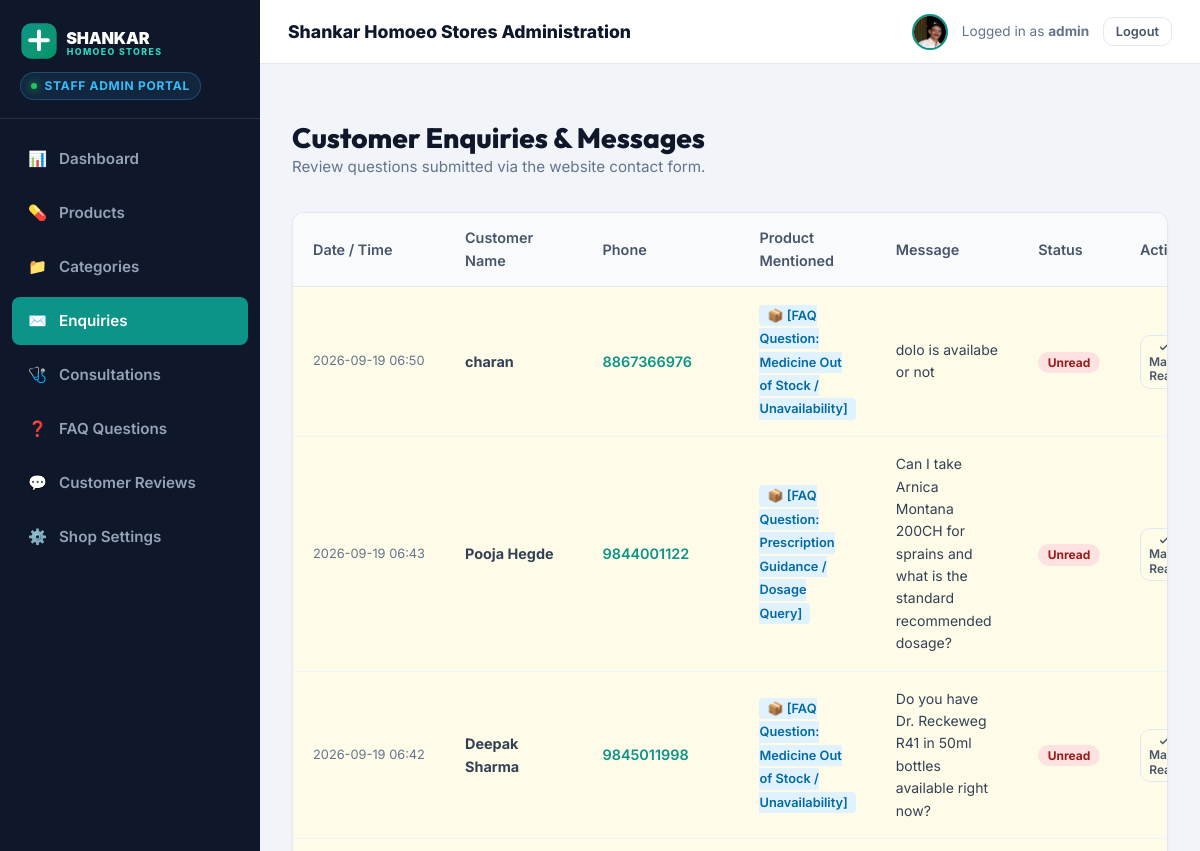
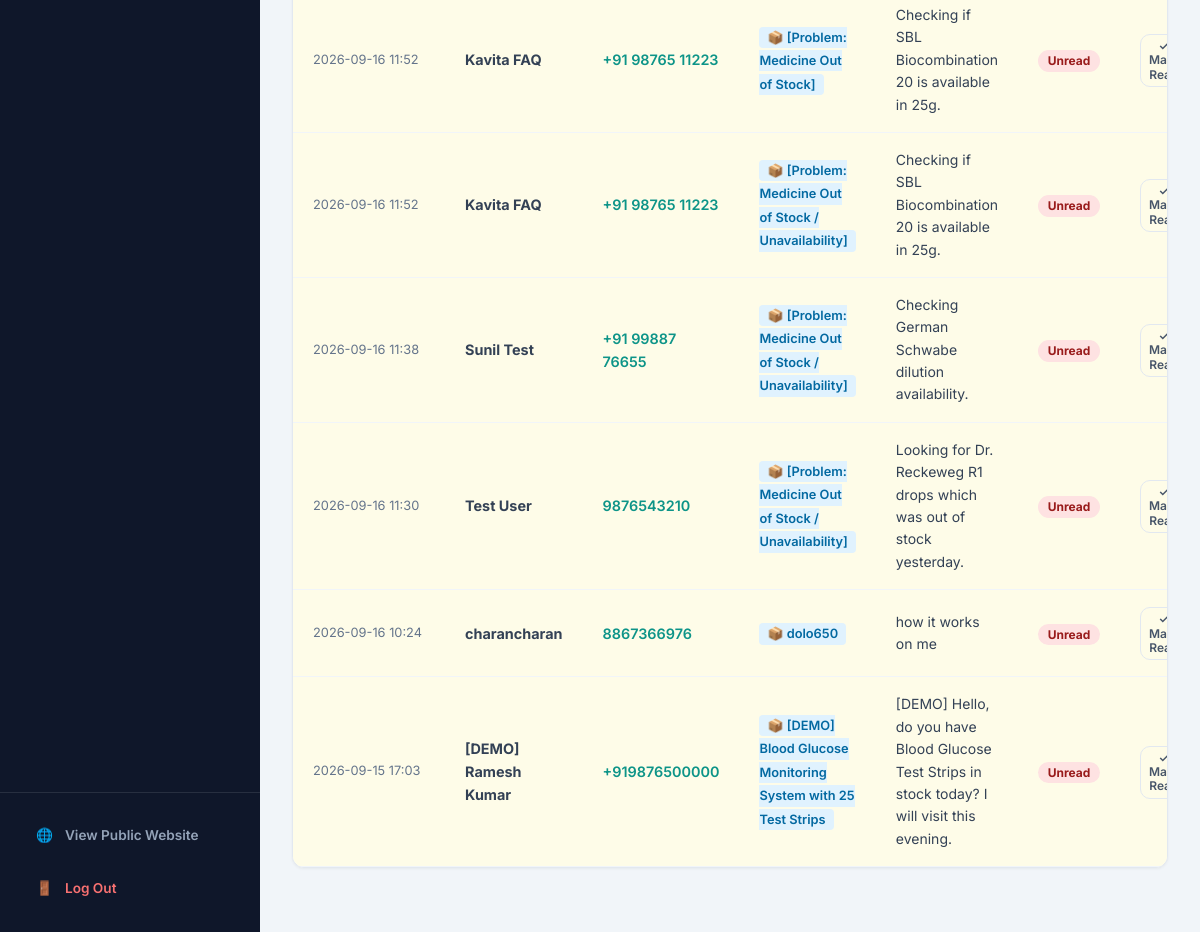
The app's page /admin/enquiries (signed in) with its own data (2 pictures, top to bottom).
### models/shop.py (models this page shows, shortened)
class Shop(db.Model):
    __tablename__ = 'shop'
    id = db.Column(db.Integer, primary_key=True)
    name = db.Column(db.String(150), nullable=False, default='Shankar Homoeo Stores')
    tagline = db.Column(db.String(255), nullable=True, default='Your Trusted Homoeopathic & Medical Store')
    owner_name = db.Column(db.String(100), nullable=True, default='J D Shankar')
    phone = db.Column(db.String(20), nullable=False, default='+91 98866 61239')
    whatsapp = db.Column(db.String(20), nullable=False, default='919886661239')
    physical_store_name = db.Column(db.String(150), nullable=True, default='Homeolaya')
    physical_store_phone = db.Column(db.String(20), nullable=True, default='+91 80506 04747')
    physical_store_whatsapp = db.Column(db.String(20), nullable=True, default='918050604747')
    doctor_phone = db.Column(db.String(20), nullable=True, default='+91 95357 17958')
    doctor_whatsapp = db.Column(db.String(20), nullable=True, default='919535717958')
    email = db.Column(db.String(120), nullable=True, default='shankarhomeostores@gmail.com')
    address = db.Column(db.String(300), nullable=False, default='opp to Kids kingdom, 7th Cross, Sampige Rd, Malleshwaram, Bengaluru, Karnataka 560003')
    area = db.Column(db.String(100), nullable=True, default='Malleshwaram')
    city = db.Column(db.String(100), nullable=True, default='Bengaluru')
    state = db.Column(db.String(100), nullable=True, default='Karnataka')
    pincode = db.Column(db.String(20), nullable=True, default='560003')
    landmark = db.Column(db.String(200), nullable=True, default='opp to Kids kingdom')
    physical_store_address = db.Column(db.String(300), nullable=True, default='Homeolaya, Suvarna Complex, 706/1, Vidyaranyapura Main Rd, near BWSSB Office & Canara Bank Stop, near Hyderabadi Bawarchi, BEL Layout, Vidyaranyapura, Bengaluru, Karnataka 560097')
    physical_store_landmark = db.Column(db.String(200), nullable=True, default='Near BWSSB Office & Canara Bank Stop, Near Hyderabadi Bawarchi')
    physical_store_area = db.Column(db.String(100), nullable=True, default='Vidyaranyapura')
    physical_store_pincode = db.Column(db.String(20), nullable=True, default='560097')
    physical_store_maps_url = db.Column(db.Text, nullable=True, default='https://www.google.com/maps/dir/?api=1&destination=Homeolaya,+Suvarna+Complex,+706/1,+Vidyaranyapura+Main+Rd,+near+BWSSB+Office+%26+Canara+Bank+Stop,+near+Hyderabadi+Bawarchi,+BEL+Layout,+Vidyaranyapura,+Bengaluru,+Karnataka+560097')
    physical_store_maps_embed_url = db.Column(db.Text, nullable=True, default='https://maps.google.com/maps?q=Homeolaya,+Suvarna+Complex,+706/1,+Vidyaranyapura+Main+Rd,+BEL+Layout,+Vidyaranyapura,+Bengaluru,+Karnataka+560097&t=&z=16&ie=UTF8&iwloc=&output=embed')
    google_maps_url = db.Column(db.Text, nullable=True, default='https://www.google.com/maps/dir/?api=1&destination=Kids+Kingdom,+7th+Cross,+Sampige+Rd,+Malleshwaram,+Bengaluru,+Karnataka 560003')
    google_maps_embed_url = db.Column(db.Text, nullable=True, default='https://maps.google.com/maps?q=opp+to+Kids+kingdom,+7th+Cross,+Sampige+Rd,+Malleshwaram,+Bengaluru,+Karnataka+560003&t=&z=16&ie=UTF8&iwloc=&output=embed')
    latitude = db.Column(db.Float, nullable=True, default=13.0783)
    longitude = db.Column(db.Float, nullable=True, default=77.5582)
    opening_hours = db.Column(db.String(255), nullable=False, default='Monday - Saturday: 10:00 AM - 8:00 PM | Sunday: Closed')
    weekly_closure = db.Column(db.String(100), nullable=True, default='Sunday')
    weekday_open_time = db.Column(db.String(10), nullable=False, default='10:00')
    weekday_close_time = db.Column(db.String(10), nullable=False, default='20:00')
    sunday_open_time = db.Column(db.String(10), nullable=False, default='00:00')
    sunday_close_time = db.Column(db.String(10), nullable=False, default='00:00')
    is_sunday_closed = db.Column(db.Boolean, default=True)
    description = db.Column(db.Text, nullable=True, default='Your trusted neighborhood medical store dispensing authentic medicines, healthcare essentials, wellness products, and personalized care.')
    logo_path = db.Column(db.String(255), nullable=True, default='/static/images/logo.svg')
    updated_at = db.Column(db.DateTime, default=lambda: datetime.now(timezone.utc), onupdate=lambda: datetime.now(timezone.utc))

### models/enquiry.py (models this page shows, shortened)
class Enquiry(db.Model):
    __tablename__ = 'enquiry'
    id = db.Column(db.Integer, primary_key=True)
    name = db.Column(db.String(100), nullable=False)
    phone = db.Column(db.String(20), nullable=False)
    message = db.Column(db.Text, nullable=False)
    product_name = db.Column(db.String(200), nullable=True)
    status = db.Column(db.String(20), default='unread', index=True) # unread, read, replied
    created_at = db.Column(db.DateTime, default=lambda: datetime.now(timezone.utc), index=True)

### routes/admin.py (the view)
@admin_bp.route('/enquiries')
@admin_required
def enquiries():
    enquiry_list = Enquiry.query.order_by(Enquiry.created_at.desc()).all()
    return render_template('admin/enquiries.html', enquiries=enquiry_list)

### templates/admin/enquiries.html (shortened to what this page needs)
{% extends 'admin/base_admin.html' %}
{% block content %}
<div style="margin-bottom: 2rem;">
  <h1 style="font-size: 1.75rem; color: #0f172a; font-weight: 800;">Customer Enquiries &amp; Messages</h1>
  <p style="color: #64748b; font-size: 0.95rem;">Review questions submitted via the website contact form.</p>
</div>
<div class="admin-card">
  <div class="table-responsive">
    <table class="admin-table">
      <thead>
        <tr>
          <th>Date / Time</th>
          <th>Customer Name</th>
          <th>Phone</th>
          <th>Product Mentioned</th>
          <th>Message</th>
          <th>Status</th>
          <th>Actions</th>
        </tr>
      </thead>
      <tbody>
        {% for enq in enquiries %}
        <tr style="{% if enq.status == 'unread' %}background-color: #fefce8;{% endif %}">
          <td style="font-size: 0.8rem; color: #64748b; white-space: nowrap;">
            {{ enq.created_at.strftime('%Y-%m-%d %H:%M') }}
          </td>
          <td>
            <strong>{{ enq.name }}</strong>
          </td>
          <td>
            <a href="tel:{{ enq.phone }}" style="font-weight: 600;">{{ enq.phone }}</a>
          </td>
          <td>
            {% if enq.product_name %}
            <span style="background-color: #e0f2fe; color: #0369a1; padding: 0.2rem 0.5rem; border-radius: 4px; font-size: 0.8rem; font-weight: 600;">
              📦 {{ enq.product_name }}
            </span>
            {% else %}
            <span style="color: #94a3b8; font-size: 0.8rem;">General</span>
            {% endif %}
          </td>
          <td style="max-width: 320px;">
            <div style="font-size: 0.875rem; color: #334155;">{{ enq.message }}</div>
          </td>
          <td>
            {% if enq.status == 'unread' %}
            <span style="background-color: #fee2e2; color: #991b1b; padding: 0.2rem 0.6rem; border-radius: 999px; font-size: 0.75rem; font-weight: 700;">Unread</span>
            {% else %}
            <span style="background-color: #d1fae5; color: #065f46; padding: 0.2rem 0.6rem; border-radius: 999px; font-size: 0.75rem; font-weight: 700;">Read</span>
            {% endif %}
          </td>
          <td>
            <div style="display: flex; gap: 0.5rem; align-items: center;">
              <form method="POST" action="{{ url_for('admin.toggle_enquiry_status', enquiry_id=enq.id) }}" style="display: inline;">
                <button type="submit" class="btn btn-sm btn-outline" style="padding: 0.25rem 0.5rem; font-size: 0.75rem;">
                  {% if enq.status == 'unread' %}✓ Mark Read{% else %}Mark Unread{% endif %}
                </button>
              </form>
            </div>
          </td>
        </tr>
        {% else %}
        <tr>
          <td colspan="7" style="text-align: center; color: #94a3b8; padding: 3rem;">
            No customer enquiries recorded yet.
          </td>
        </tr>
        {% endfor %}
      </tbody>
    </table>
  </div>
</div>
{% endblock %}

### templates/admin/base_admin.html (shortened to what this page needs)
<!DOCTYPE html>
<html lang="en">
<head>
  <link rel="stylesheet" href="{{ url_for('static', filename='css/style.css') }}">
  <link rel="stylesheet" href="{{ url_for('static', filename='css/admin.css') }}?v=1.3">
</head>
<body>
  <div class="admin-layout">
    <aside class="admin-sidebar">
      <div class="sidebar-header">
        <a href="{{ url_for('admin.dashboard') }}" class="sidebar-brand-link" title="{{ shop.name }} Admin Dashboard">
          <img src="{{ url_for('static', filename='images/logo_white.svg') }}" alt="{{ shop.name }} Logo" class="sidebar-brand-logo">
        </a>
        <div class="sidebar-brand-badge-row">
          <span class="sidebar-admin-pill">
            <span class="sidebar-admin-dot"></span>
            Staff Admin Portal
          </span>
        </div>
      </div>
      <ul class="sidebar-menu">
        <li>
          <a href="{{ url_for('admin.dashboard') }}" class="sidebar-link {% if request.endpoint == 'admin.dashboard' %}active{% endif %}">
            <span>📊</span> Dashboard
          </a>
        </li>
        <li>
          <a href="{{ url_for('admin.products') }}" class="sidebar-link {% if 'admin.products' in request.endpoint or 'product' in request.endpoint %}active{% endif %}">
            <span>💊</span> Products
          </a>
        </li>
        <li>
          <a href="{{ url_for('admin.categories') }}" class="sidebar-link {% if request.endpoint == 'admin.categories' %}active{% endif %}">
            <span>📁</span> Categories
          </a>
        </li>
        <li>
          <a href="{{ url_for('admin.enquiries') }}" class="sidebar-link {% if request.endpoint == 'admin.enquiries' %}active{% endif %}">
            <span>✉️</span> Enquiries
          </a>
        </li>
        <li>
          <a href="{{ url_for('admin.consultations') }}" class="sidebar-link {% if request.endpoint == 'admin.consultations' %}active{% endif %}">
            <span>🩺</span> Consultations
          </a>
        </li>
        <li>
          <a href="{{ url_for('admin.faq_questions') }}" class="sidebar-link {% if request.endpoint == 'admin.faq_questions' %}active{% endif %}">
            <span>❓</span> FAQ Questions
          </a>
        </li>
        <li>
          <a href="{{ url_for('admin.reviews') }}" class="sidebar-link {% if request.endpoint == 'admin.reviews' %}active{% endif %}">
            <span>💬</span> Customer Reviews
          </a>
        </li>
        <li>
          <a href="{{ url_for('admin.settings') }}" class="sidebar-link {% if request.endpoint == 'admin.settings' %}active{% endif %}">
            <span>⚙️</span> Shop Settings
          </a>
        </li>
      </ul>
      <div class="sidebar-footer">
        <a href="{{ url_for('main.index') }}" target="_blank" class="sidebar-link" style="color: #94a3b8; font-size: 0.85rem;">
          <span>🌐</span> View Public Website
        </a>
        <a href="{{ url_for('admin.logout') }}" class="sidebar-link" style="color: #f87171; font-size: 0.85rem; margin-top: 0.5rem;">
          <span>🚪</span> Log Out
        </a>
      </div>
    </aside>
    <div class="admin-main">
      <header class="admin-top-nav">
        <div class="admin-top-nav-left">
          <div class="admin-top-nav-title">
            {{ shop.name }} Administration
          </div>
        </div>
        <div class="admin-top-nav-right">
          <img src="{{ url_for('static', filename='images/profile.jpg') }}" alt="Admin Profile" class="admin-nav-avatar">
          <span class="admin-user-info-text">
            Logged in as <strong>{{ session.get('admin_username', 'Admin') }}</strong>
          </span>
          <a href="{{ url_for('admin.logout') }}" class="btn btn-sm btn-outline admin-nav-logout-btn">
            Logout
          </a>
        </div>
      </header>
      <div style="padding: 1.5rem 2rem 0;">
      </div>
      <main class="admin-body">
        {% block content %}{% endblock %}
      </main>
    </div>
  </div>
</body>
</html>

### records on screen
Shop: name "Shankar Homoeo Stores"
Enquiry: created_at "2026-09-19 06:50", name "charan", phone "8867366976", product_name "[FAQ Question: Medicine Out of Stock / Unavailability]", message "dolo is availabe or not", status "Unread"
Enquiry: created_at "2026-09-19 06:43", name "Pooja Hegde", phone "9844001122", product_name "[FAQ Question: Prescription Guidance / Dosage Query]", message "Can I take Arnica Montana 200CH for sprains and what is the standard recommended dosage?", status "Unread"
Enquiry: created_at "2026-09-19 06:42", name "Deepak Sharma", phone "9845011998", product_name "[FAQ Question: Medicine Out of Stock / Unavailability]", message "Do you have Dr. Reckeweg R41 in 50ml bottles available right now?", status "Unread"
Enquiry: created_at "2026-09-16 11:52", name "Kavita FAQ", phone "+91 98765 11223", product_name "[Problem: Medicine Out of Stock]", message "Checking if SBL Biocombination 20 is available in 25g.", status "Unread"
Enquiry: created_at "2026-09-16 11:52", name "Kavita FAQ", phone "+91 98765 11223", product_name "[Problem: Medicine Out of Stock / Unavailability]", message "Checking if SBL Biocombination 20 is available in 25g.", status "Unread"
Enquiry: created_at "2026-09-16 11:38", name "Sunil Test", phone "+91 99887 76655", product_name "[Problem: Medicine Out of Stock / Unavailability]", message "Checking German Schwabe dilution availability.", status "Unread"
Enquiry: created_at "2026-09-16 11:30", name "Test User", phone "9876543210", product_name "[Problem: Medicine Out of Stock / Unavailability]", message "Looking for Dr. Reckeweg R1 drops which was out of stock yesterday.", status "Unread"
Enquiry: created_at "2026-09-16 10:24", name "charancharan", phone "8867366976", product_name "dolo650", message "how it works on me", status "Unread"
Enquiry: created_at "2026-09-15 17:03", name "[DEMO] Ramesh Kumar", phone "+919876500000", product_name "[DEMO] Blood Glucose Monitoring System with 25 Test Strips", message "[DEMO] Hello, do you have Blood Glucose Test Strips in stock today? I will visit this evening.", status "Unread"

### other values on screen
{{ session.get('admin_username', 'Admin') }} "admin"
